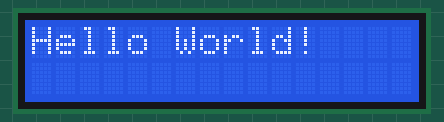
A sketch run on a simulated Arduino Uno, built with avr-gcc and run on an emulated ATmega328P. On the bench: 16×2 character LCD.

Above: at 0.21 s.
At 1.12 s:
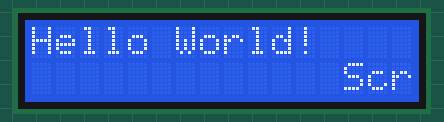
At 2.03 s:
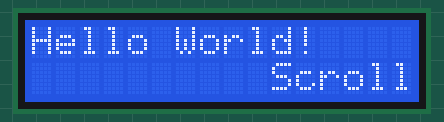
At 3.85 s:
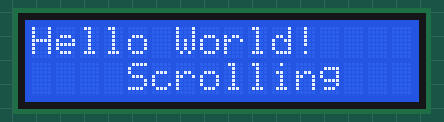
At 5.67 s:
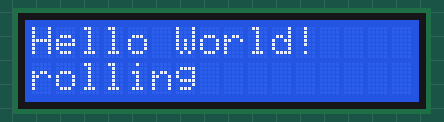
At 7.4 s:
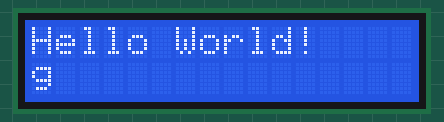

Measured:
- by itself, everything shown: repeats every 8.6 s, in 25 steps
- what the display in image 5 shows lasts 1.3 s, from 7.3 s to 8.6 s

The sketch:

secLine_scroll_lcd1.ino
```cpp
// C++ code
#include <LiquidCrystal.h>
//
int rs=12,en=11,d4=5,d5=4,d6=3,d7=2;
/*rs, en, d4-d7 are pins on the Arduino
which connect to control pins on the LCD.*/
LiquidCrystal lcd(rs,en,d4,d5,d6,d7);
String first = "Hello World!";
String second = "Scrolling";
int textLength = second.length();
int lcdColumns = 16;
//rs stands for register select.
//en stands for enable.
//d4-d7 are data pins.
void setup()
{
  lcd.begin(16,2);
  lcd.setCursor(0,0);
  lcd.print(first);


}

void loop()
{
  for (int i = 0; i < textLength + lcdColumns; i++) {
    lcd.setCursor(0,1);
    lcd.print("                ");
    //lcd.clear();
    lcd.setCursor(max(0, lcdColumns - i), 1);
    lcd.print(second.substring(max(0, i - lcdColumns), i));
    delay(300);
  }

  delay(1000);
}
```
